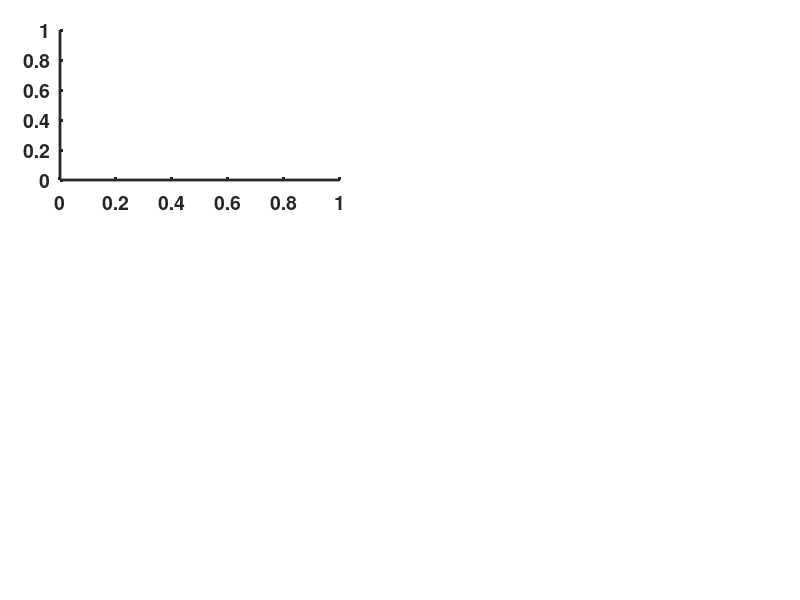

MATLAB code for this plot: (Note: this script raises an error after producing the figure.)
% Figure_8_7.m
%
% Assume postsynaptic spike with stereotypical membrane potential
% deflection at a time t=0.
% Assess impact on calcium concentration of a presynaptic spike at
% different relative times.
% Impact of the presynaptic spike on the membrane potential is ignored in
% this oversimplified illustration.
%
% This code was used to produce Figure 8.7 in the book
% An Introductory Course in Computational Neuroscience,
% by Paul Miller (Brandeis University, 2017).
%
%%%%%%%%%%%%%%%%%%%%%%%%%%%%%%%%%%%%%%%%%%%%%%%%%%%%%%%%%%%%%%%%%%%%%%%%%%%
clear
%% Set up the plotting parameters
set(0,'DefaultLineLineWidth',2,...
    'DefaultLineMarkerSize',8, ...
    'DefaultAxesLineWidth',2, ...
    'DefaultAxesFontSize',14,...
    'DefaultAxesFontWeight','Bold');
    figure(1)
    clf
%%
% NMDA receptor activation depends on the concentration of magnesium ions,
% since these are the cause of the voltage-dependent block
Mg_conc = 1e-3;
% f_of_v is the voltage-dependence of NMDA opening
f_of_v = @(V) 1./(1+Mg_conc*exp(-V/0.01613)/0.00357 );

tau_Ca = 0.050;             % calcium decay time constant
tau_glutamate = 0.050;      % glutamate unbinding from NMDA time constant

%% Simulation setup.
% All times are relative to the time of the postsynaptic spike at t=0.
pre_times = [-0.005 0.005]; % relative times of presynaptic spikes to be tested
Ntrials = length(pre_times);    % one trial for each pre-post timing

dt = 0.0001;                % time-step for simulation (sec)
tmin = -0.050;              % time to commence simulation
tmax = 0.200;               % time to end simulation
tvec = tmin:dt:tmax;        % vector of time-points
Nt = length(tvec);          % number of time-points

%% Parameters and variables for the neuron
E_L = -0.075;               % leak potential
Vth = -0.055;               % threshold potential
Vreset = -0.085;            % reset voltage
time_factor = 0.5;          % scales time-dependence of V
Vfactor = 0.0001;           % sets scale of membrane potential
% In the next line an approximate trace of membrane potential versus time is
% produced for the postsynaptic cell, with a spike at t=0.
V = (Vreset+Vth)/2 + Vfactor*tan( (log(tvec+1)/time_factor) + pi/2) ;
% Clamp the membrane potentiak between its reset potential and a maximum
V = min(V,0.15);
V = max(V,Vreset);
plot(tvec,V*1000)           % plot the approximated voltage trace

NMDA_open = zeros(Ntrials,Nt);  % fraction of channel opening
Ca = zeros(size(NMDA_open));    % postsynaptic calcium concentration

%% Now loop through trials, simulating the postsynaptic response
for trial = 1:Ntrials
    input_time = pre_times(trial);      % time of presynaptic spike
    % relative amount of glutamate bound to the postsynaptic receptor
    glutamate_bound = (tvec > input_time).*exp( (input_time-tvec)/tau_glutamate);
    % Channel opening is product of the binding of glutamate and a function
    % of postsynaptic membrane potential that determines the amount of
    % magnesium block of the channel
    NMDA_open(trial,:) = glutamate_bound.*f_of_v(V);
    
    % Calcium flows through the channels at a rate proportional to their open
    % probabilities and decays exponentially with a fixed time constant
    for i = 2:length(Ca)
        Ca(trial,i) = Ca(trial,i-1)*exp(-dt/tau_Ca) + NMDA_open(trial,i);
    end
    
    % Now plot all the results
    figure(1)
 
    subplot('Position',[trial*[number redacted]])
    yyaxis left
    plot(tvec,glutamate_bound,'k:')
    hold on
    axis([-0.015 0.075  0 1])
    ylabel('Glu bound')
    
    ax = gca;
    ax.YColor = 'k';
    yyaxis right
    plot(tvec,V*1000,'k');
    ylim([-85 15])
    ax = gca;
    ax.YColor = 'k';

    legend('Glu bound', 'V_{m}')
    if ( trial == 1 )
        title('Pre-before-post')
    end
    if ( trial == Ntrials )
        title('Post-before-pre')
    end
    
    subplot('Position',[trial*[number redacted]])
    plot(tvec,NMDA_open(trial,:),'k')
    axis([-0.015 0.075 0 1]);
    hold on
    ylabel('Open fraction')
    
    subplot('Position',[trial*[number redacted]])
    plot(tvec,Ca(trial,:),'k')
    
    axis([-0.015 0.075  0 15]);
    xlabel('Time (sec)')
    ylabel('[Ca]')
    
end


%% Finally label the figures A1,A2-C1,C2 at the appropriate points
annotation('textbox',[0.00 0.985 0.02 0.02],'LineStyle','none', ...
    'FontSize',16,'FontWeight','Bold','String','A1')
annotation('textbox',[0.5 0.985 0.02 0.02],'LineStyle','none', ...
    'FontSize',16,'FontWeight','Bold','String','A2')
annotation('textbox',[0.00 0.66 0.02 0.02],'LineStyle','none', ...
    'FontSize',16,'FontWeight','Bold','String','B1')
annotation('textbox',[0.5 0.66 0.02 0.02],'LineStyle','none', ...
    'FontSize',16,'FontWeight','Bold','String','B2')
annotation('textbox',[0.00 0.35 0.02 0.02],'LineStyle','none', ...
    'FontSize',16,'FontWeight','Bold','String','C1')
annotation('textbox',[0.5 0.35 0.02 0.02],'LineStyle','none', ...
    'FontSize',16,'FontWeight','Bold','String','C2')
annotation('textbox',[0.425 0.97 0.02 0.03],'LineStyle','none', ...
    'FontSize',14,'FontWeight','Bold','String','V_{m} (mV)')
annotation('textbox',[0.925 0.97 0.02 0.03],'LineStyle','none', ...
    'FontSize',14,'FontWeight','Bold','String','V_{m} (mV)')
